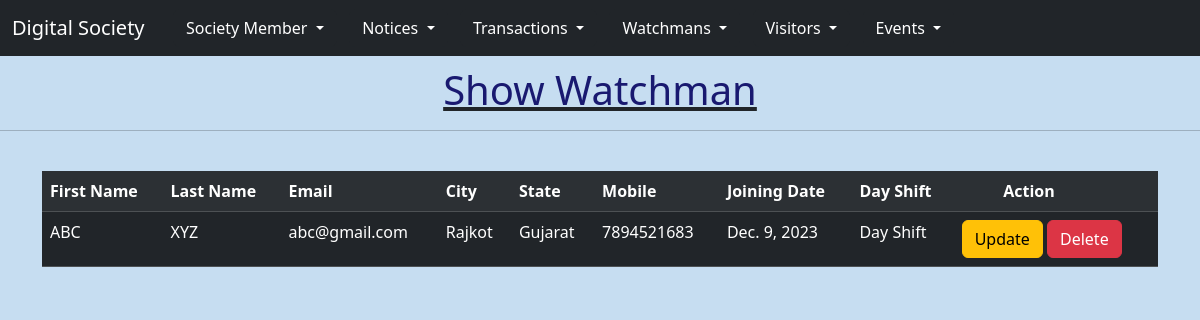
Page /showwatchman/ on the committed database.
### myapp/models.py (models this page shows)
class Watchmans(models.Model):
    firstname=models.CharField(max_length=20)
    lastname=models.CharField(max_length=20)
    email=models.EmailField()
    city=models.CharField(max_length=20)
    state=models.CharField(max_length=20)
    mobile=models.BigIntegerField()
    joiningDate=models.DateField()
    dayshift=models.CharField(max_length=20)

### myapp/views.py (the view)
# urls.py: path('showwatchman/',views.showwatchman,name='showwatchman'),
def showwatchman(request):
    allwatchman = Watchmans.objects.all()
    return render(request,'showwatchmans.html',{'allwatchman':allwatchman})

### myapp/templates/showwatchmans.html (shortened to what this page needs)
<!DOCTYPE html>
<html lang="en">
    <head>
        <link
            href="https://cdn.jsdelivr.net/npm/bootstrap@5.3.3/dist/css/bootstrap.min.css"
            rel="stylesheet"
>
    </head>
    <body>
        <nav class="navbar navbar-expand-lg navbar-dark bg-dark">
            <div class="container-fluid">
                <a class="navbar-brand" href="#">Digital Society</a>
                <div class="collapse navbar-collapse"
                    id="navbarNavDarkDropdown">
                    <ul class="navbar-nav">
                        <li class="nav-item dropdown">
                            <button class="btn btn-dark dropdown-toggle"
                                data-bs-toggle="dropdown"
                                aria-expanded="false">Society Member
                            </button>
                        </li>
                    </ul>
                    <ul class="navbar-nav">
                        <li class="nav-item dropdown">
                            <button class="btn btn-dark dropdown-toggle"
                                data-bs-toggle="dropdown"
                                aria-expanded="false">Notices
                            </button>
                        </li>
                    </ul>
                    <ul class="navbar-nav">
                        <li class="nav-item dropdown">
                            <button class="btn btn-dark dropdown-toggle"
                                data-bs-toggle="dropdown"
                                aria-expanded="false">Transactions
                            </button>
                        </li>
                    </ul>
                    <ul class="navbar-nav">
                        <li class="nav-item dropdown">
                            <button class="btn btn-dark dropdown-toggle"
                                data-bs-toggle="dropdown"
                                aria-expanded="false">Watchmans
                            </button>
                        </li>
                    </ul>
                    <ul class="navbar-nav">
                        <li class="nav-item dropdown">
                            <button class="btn btn-dark dropdown-toggle"
                                data-bs-toggle="dropdown"
                                aria-expanded="false">Visitors
                            </button>
                        </li>
                    </ul>
                    <ul class="navbar-nav">
                        <li class="nav-item dropdown">
                            <button class="btn btn-dark dropdown-toggle"
                                data-bs-toggle="dropdown"
                                aria-expanded="false">Events
                            </button>
                        </li>
                    </ul>
                </div>
            </div>
        </nav>
        <center>
            <u><h1>Show Watchman</h1></u>
        </center>
        <hr><br>
        <div class="container">
            <table class="table table-dark table-striped">
                <tr>
                    <th>First Name</th>
                    <th>Last Name</th>
                    <th>Email</th>
                    <th>City</th>
                    <th>State</th>
                    <th>Mobile</th>
                    <th>Joining Date</th>
                    <th>Day Shift</th>
                    <th>&nbsp;&nbsp;&nbsp;&nbsp;&nbsp;&nbsp;&nbsp;&nbsp;&nbsp;&nbsp;Action</th>
                </tr>
                {% for i in allwatchman %}
                <tr>
                    <td>{{i.firstname}}</td>
                    <td>{{i.lastname}}</td>
                    <td>{{i.email}}</td>
                    <td>{{i.city}}</td>
                    <td>{{i.state}}</td>
                    <td>{{i.mobile}}</td>
                    <td>{{i.joiningDate}}</td>
                    <td>{{i.dayshift}}</td>
                    <td><a class="btn btn-warning"
                            href="/updatewatchman/{{i.id}}">Update</a>
                        <a class="btn btn-danger"
                            href="/deletewatchman/{{i.id}}">Delete</a></td>
                </tr>
                {% endfor %}
            </table>
        </div>
    </body>
</html>

### myapp/templates/showwatchmans.html (style rules this page uses)
body { background-color: rgb(198, 221, 241); }
h1 { color: midnightblue; margin-top: 10px; }

### rows in the picture
Watchmans: firstname "ABC", lastname "XYZ", email "abc@gmail.com", city "Rajkot", state "Gujarat", mobile "7894521683", joiningDate "Dec. 9, 2023", dayshift "Day Shift"
